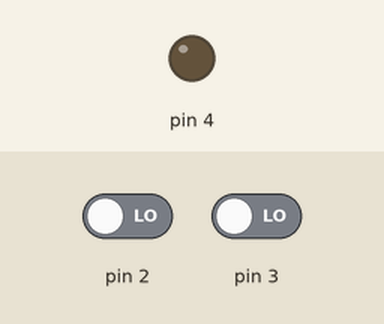
A sketch run on a simulated Arduino Uno, built with avr-gcc and run on an emulated ATmega328P. Shown: output pins drawn as LEDs (lit = HIGH). The inputs (shaded band) are chosen by the test bench; at power-on: pin 2 LOW, pin 3 LOW.

Above: at 1.2 s.
1.3 s: pin 2 driven HIGH
At 1.7 s:
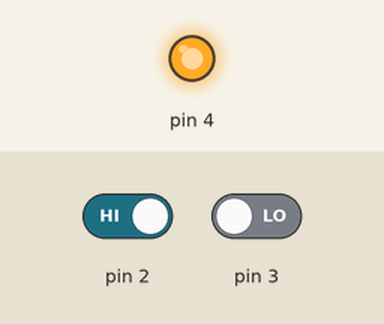
2.8 s: pin 3 driven HIGH
5.8 s: pin 3 driven LOW
Timing chart, 0 to 8.8 s (numbered marks = the images above; inputs shaded):
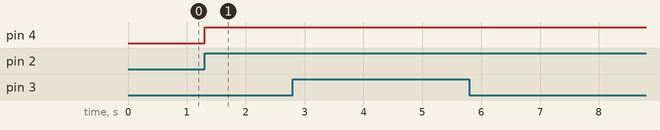

The sketch:

Relay.ino
```cpp
// Relay Control

void setup()
{
  pinMode(2, INPUT);
  pinMode(3, INPUT);
  pinMode(4, OUTPUT);
}

void loop()
{
  if (digitalRead(2)==HIGH)
  {
    digitalWrite(4, HIGH);
    delay(100);
  }
  if (digitalRead(3)==HIGH)
  {
    digitalWrite(4, LOW);
  }
}
```

Measured:
- after the input at 1.3 s, pin 4: LOW → HIGH at once
- after the input at 5.8 s, every drawn part: stays the same
